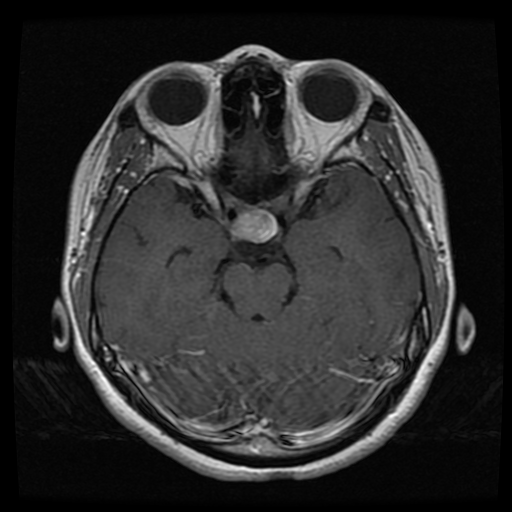
#> input picture output_images/3/1002_3.png, 512 x 512 px
$ jupyter execute --allow-errors preprocessing.ipynb   (older library calls are emulated)
#> lines starting #> are read from the running program, lines starting #| are printed output that depends on the picture; after the words box and inside, x2 and y2 are one past the last pixel; in counts of white or black regions, pixels touching at a corner belong together
# pip & import

[cell 1]
import pandas as pd
import cv2
import numpy as np
from skimage.feature import hog, local_binary_pattern, graycomatrix, graycoprops
from skimage.measure import moments_hu
from scipy.stats import skew, entropy
from sklearn.preprocessing import StandardScaler
from sklearn.decomposition import PCA
import os
import matplotlib.pyplot as plt
from tqdm import tqdm

# CSV generation

[cell 2]
import os
import shutil
import csv

# Input and output folders
input_folder = 'images'
output_folder = 'output_images'
csv_file_path = 'image_classes.csv'

# Only handle these classes
classes = {'1', '2', '3'}

# Create output subfolders
for cls in classes:
    os.makedirs(os.path.join(output_folder, cls), exist_ok=True)

# Collect CSV rows
csv_rows = [('class', 'path')]

# Process files
for filename in os.listdir(input_folder):
    if filename.endswith('.png'):
        try:
            # Assumed filename format: name_class.png
            class_part = filename.rsplit('_', 1)[-1].split('.')[0]
            if class_part in classes:
                src = os.path.join(input_folder, filename)
                dst = os.path.join(output_folder, class_part, filename)
                shutil.copy(src, dst)

                # Write relative path to CSV
                relative_path = os.path.join(output_folder, class_part, filename)
                csv_rows.append((class_part, relative_path))
            else:
                print(f"Skipped (unknown class): {filename}")
        except Exception as e:
            print(f"Error: {filename} – {e}")

# Save CSV file
with open(csv_file_path, mode='w', newline='', encoding='utf-8') as f:
    writer = csv.writer(f)
    writer.writerows(csv_rows)

print(f"CSV file created: {csv_file_path}")

# Preprocessing

## Setting images to a uniform resolution

[cell 3]
import pandas as pd
import cv2
import numpy as np
from sklearn.model_selection import train_test_split

# Load CSV file
data = pd.read_csv('image_classes.csv')
image_paths = data['path'].values
labels = data['class'].values

# Load and resize images
def load_images(paths, target_size=(128, 128)):
#> called with paths = array of shape (1,), target_size = (128, 128)
    images = []
    for path in paths:
        img = cv2.imread(path, cv2.IMREAD_GRAYSCALE)  # Load as grayscale
#> img is the input picture: shape (512, 512); min 0, max 255, mean 43.5
        img = cv2.resize(img, target_size)            # Resize
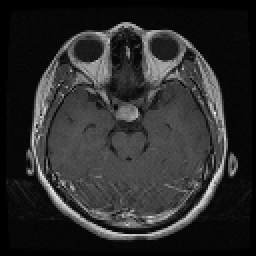
#> img: shape (128, 128) (shown 2 times larger); min 0, max 239, mean 43.7
        images.append(img)
    return np.array(images)

images = load_images(image_paths)
clahe_images = images / 255.0  # Normalize to [0,1] range

## Noise filtering - Gaussian blur

[cell 4]
def denoise_images(images):
    denoised = []
    for img in images:
        denoised_img = cv2.GaussianBlur(img, (5, 5), 0)
        denoised.append(denoised_img)
#> this loop made 1 pass
#> pass 1, in denoise_images, `denoised_img = cv2.GaussianBlur(img, (5, 5), 0)`:
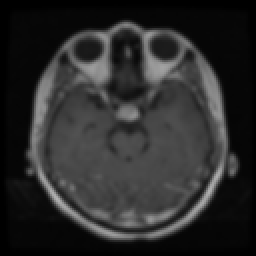
#> denoised_img: shape (128, 128) float64 (shown 2 times larger); min 0, max 0.7, mean 0.171
#> after the loop, denoised = 1 item
    return np.array(denoised)

## Contrast Enhancement - CLAHE (Contrast Limited Adaptive Histogram Equalization)

[cell 5]
def apply_clahe(images):
    clahe = cv2.createCLAHE(clipLimit=2.0, tileGridSize=(8, 8))
    clahe_images = []
    for img in images:
        clahe_img = clahe.apply((img * 255).astype(np.uint8)) / 255.0
        clahe_images.append(clahe_img)
#> this loop made 1 pass
#> pass 1, in apply_clahe, `clahe_img = clahe.apply((img * 255).astype(np.uint8)) / 255.0`:
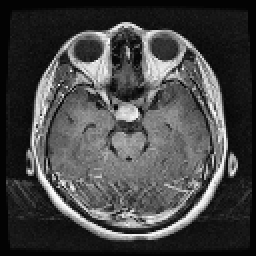
#> clahe_img: shape (128, 128) float64 (shown 2 times larger); min 0.0118, max 1, mean 0.272
#> after the loop, clahe_images = 1 item
    return np.array(clahe_images)

## Edge highlighting

### Sobel

[cell 6]
def sobel_edge_detection(images):
    edge_images = []
#> edge_images = []
    for img in images:
        sobel_x = cv2.Sobel(img, cv2.CV_64F, 1, 0, ksize=3)
        sobel_y = cv2.Sobel(img, cv2.CV_64F, 0, 1, ksize=3)
        sobel = np.sqrt(sobel_x**2 + sobel_y**2)
        edge_images.append(sobel / sobel.max())
#> this loop made 1 pass
#> pass 1, in sobel_edge_detection, `sobel_x = cv2.Sobel(img, cv2.CV_64F, 1, 0, ksize=3)`:
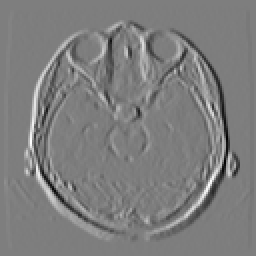
#> sobel_x: shape (128, 128) float64 (shown 2 times larger); min -3.01, max 3.07, mean -5.95e-19; drawn with min black and max white
#> pass 1, in sobel_edge_detection, `sobel_y = cv2.Sobel(img, cv2.CV_64F, 0, 1, ksize=3)`:
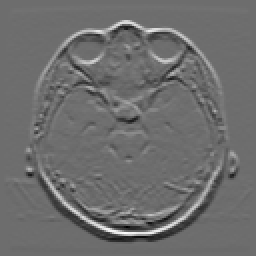
#> sobel_y: shape (128, 128) float64 (shown 2 times larger); min -2.43, max 3.21, mean 6.61e-05; drawn with min black and max white
#> pass 1, in sobel_edge_detection, `sobel = np.sqrt(sobel_x**2 + sobel_y**2)`:
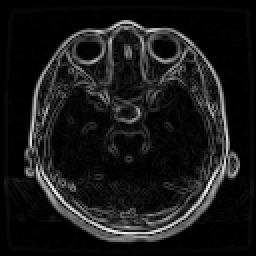
#> sobel: shape (128, 128) float64 (shown 2 times larger); min 0, max 3.4, mean 0.336; drawn with min black and max white
#> after the loop, edge_images = 1 item
    return np.array(edge_images)

### Canny

[cell 7]
def canny_edge_detection(images, low_threshold=0.1, high_threshold=0.3):
#> called with images = array of shape (1, 128, 128), low_threshold = 0.1, high_threshold = 0.3
    edge_images = []
#> edge_images = []
    for img in images:
        img_uint8 = (img * 255).astype(np.uint8)
        edges = cv2.Canny(img_uint8, low_threshold * 255, high_threshold * 255)
        edge_images.append(edges / 255.0)
#> this loop made 1 pass
#> pass 1, in canny_edge_detection, `edges = cv2.Canny(img_uint8, low_threshold * 255, high_threshold * 255)`:
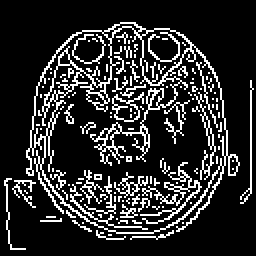
#> edges: shape (128, 128) (shown 2 times larger); 17% white in thin lines or dots, all inside (x1, y1, x2, y2) = (2, 11, 127, 125)
#> after the loop, edge_images = 1 item
    return np.array(edge_images)

$ run again, on output_images/3/1020_3.png
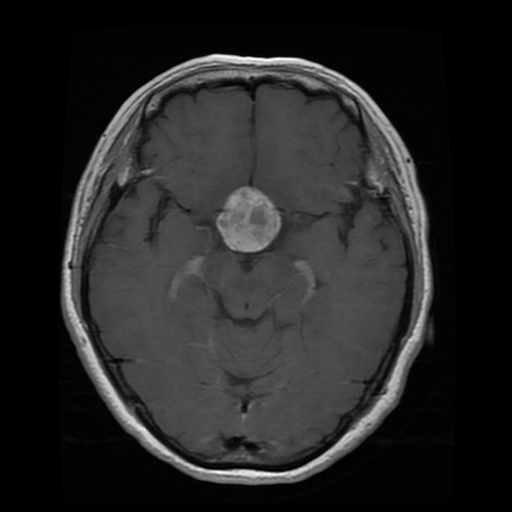
#> input picture output_images/3/1020_3.png, 512 x 512 px
#> in load_images, img is the input picture: shape (512, 512); min 0, max 255, mean 37.8
#> img: shape (128, 128)
#> the loop in denoise_images, `for img in images:` made 1 pass
#> after the loop in denoise_images, `for img in images:`: denoised = 1 item
#> the loop in apply_clahe, `for img in images:` made 1 pass
#> pass 1, in apply_clahe, `clahe_img = clahe.apply((img * 255).astype(np.uint8)) / 255.0`:
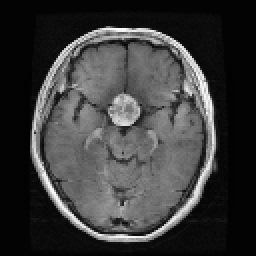
#> clahe_img: shape (128, 128) float64 (shown 2 times larger); min 0.00784, max 1, mean 0.232
#> in sobel_edge_detection, `edge_images = []`: edge_images = []
#> the loop in sobel_edge_detection, `for img in images:` made 1 pass
#> after the loop in sobel_edge_detection, `for img in images:`: edge_images = 1 item
#> in canny_edge_detection, `edge_images = []`: edge_images = []
#> the loop in canny_edge_detection, `for img in images:` made 1 pass
#> pass 1, in canny_edge_detection, `edges = cv2.Canny(img_uint8, low_threshold * 255, high_threshold * 255)`:
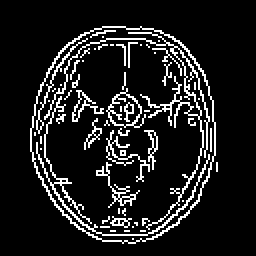
#> edges: shape (128, 128) (shown 2 times larger); 11.5% white in thin lines or dots, all inside (x1, y1, x2, y2) = (15, 13, 109, 122)
#> after the loop in canny_edge_detection, `for img in images:`: edge_images = 1 item

$ run again, on output_images/3/1025_3.png
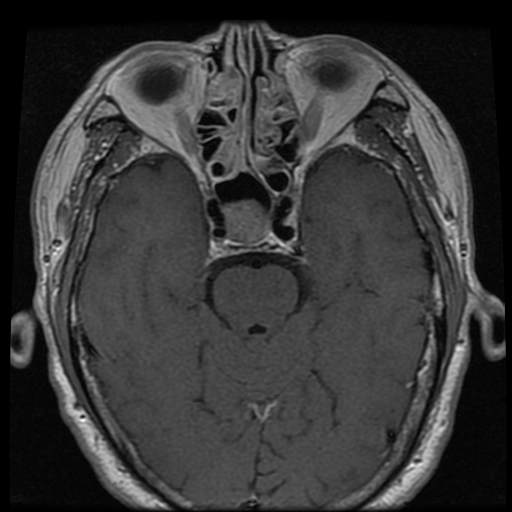
#> input picture output_images/3/1025_3.png, 512 x 512 px
#> in load_images, img is the input picture: shape (512, 512); min 0, max 255, mean 55.6
#> img: shape (128, 128)
#> the loop in denoise_images, `for img in images:` made 1 pass
#> after the loop in denoise_images, `for img in images:`: denoised = 1 item
#> the loop in apply_clahe, `for img in images:` made 1 pass
#> pass 1, in apply_clahe, `clahe_img = clahe.apply((img * 255).astype(np.uint8)) / 255.0`:
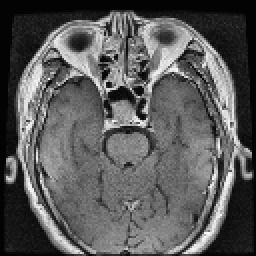
#> clahe_img: shape (128, 128) float64 (shown 2 times larger); min 0.00784, max 1, mean 0.353
#> in sobel_edge_detection, `edge_images = []`: edge_images = []
#> the loop in sobel_edge_detection, `for img in images:` made 1 pass
#> after the loop in sobel_edge_detection, `for img in images:`: edge_images = 1 item
#> in canny_edge_detection, `edge_images = []`: edge_images = []
#> the loop in canny_edge_detection, `for img in images:` made 1 pass
#> pass 1, in canny_edge_detection, `edges = cv2.Canny(img_uint8, low_threshold * 255, high_threshold * 255)`:
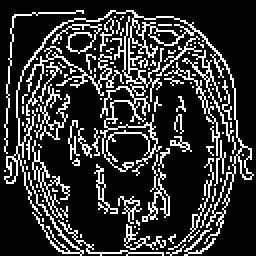
#> edges: shape (128, 128) (shown 2 times larger); 20% white in thin lines or dots
#> after the loop in canny_edge_detection, `for img in images:`: edge_images = 1 item

$ run again, on output_images/1/104_1.png
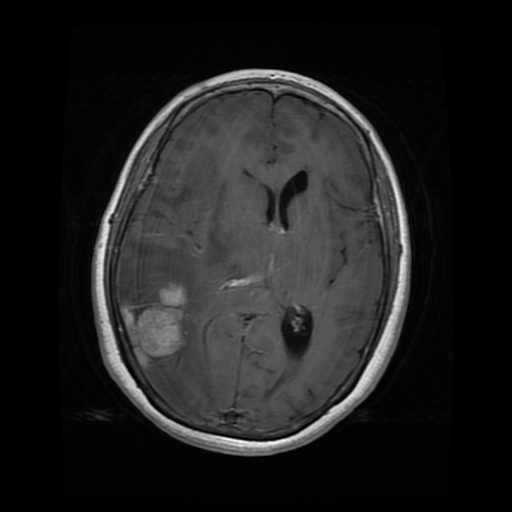
#> input picture output_images/1/104_1.png, 512 x 512 px
#> in load_images, img is the input picture: shape (512, 512); min 0, max 255, mean 31.2
#> img: shape (128, 128)
#> the loop in denoise_images, `for img in images:` made 1 pass
#> after the loop in denoise_images, `for img in images:`: denoised = 1 item
#> the loop in apply_clahe, `for img in images:` made 1 pass
#> in sobel_edge_detection, `edge_images = []`: edge_images = []
#> the loop in sobel_edge_detection, `for img in images:` made 1 pass
#> after the loop in sobel_edge_detection, `for img in images:`: edge_images = 1 item
#> in canny_edge_detection, `edge_images = []`: edge_images = []
#> the loop in canny_edge_detection, `for img in images:` made 1 pass
#> pass 1, in canny_edge_detection, `edges = cv2.Canny(img_uint8, low_threshold * 255, high_threshold * 255)`:
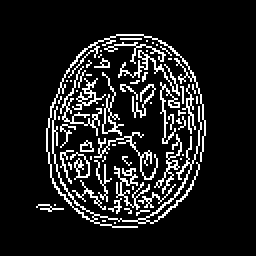
#> edges: shape (128, 128) (shown 2 times larger); 11.8% white in thin lines or dots, all inside (x1, y1, x2, y2) = (18, 17, 103, 114)
#> after the loop in canny_edge_detection, `for img in images:`: edge_images = 1 item
